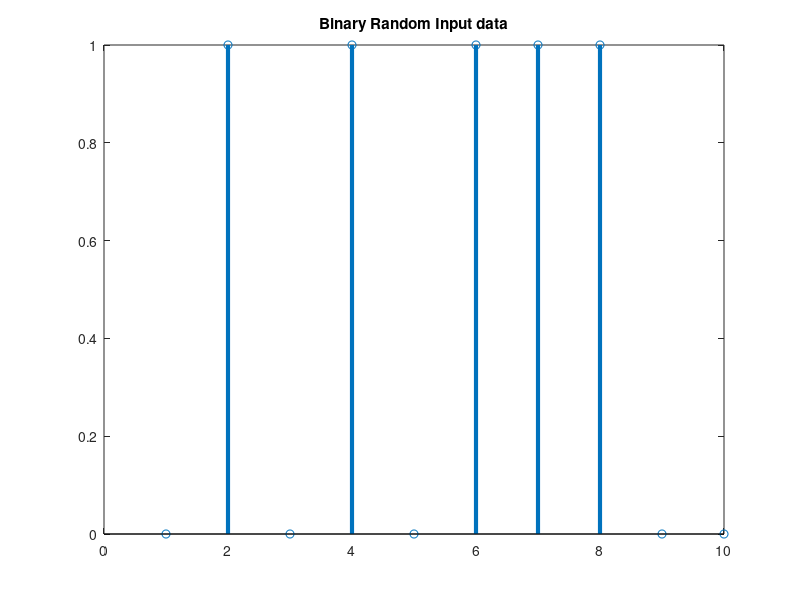
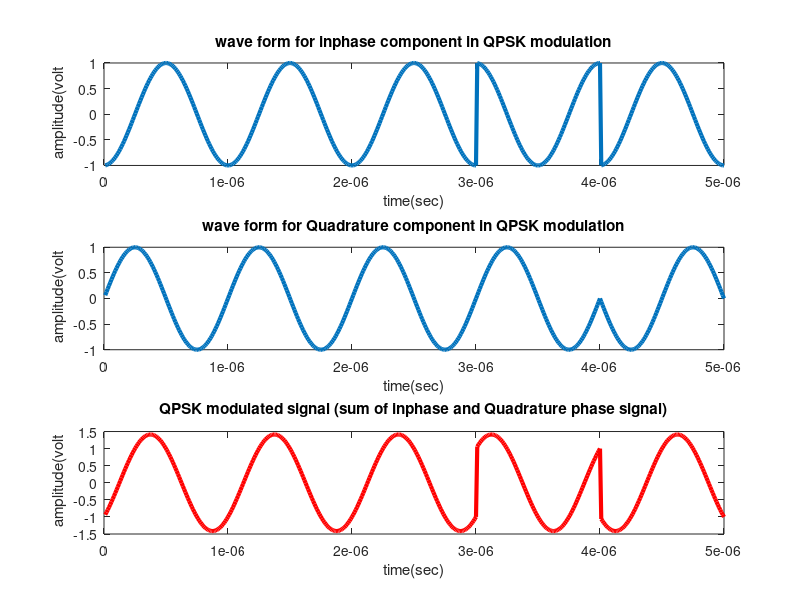

These charts were generated, in order, by the following MATLAB code:
d=randi([0 1],10,1); % information

figure(1)
stem(d, 'linewidth',3);
title(' Binary Random Input data ');

d_NZR=2*d-1;       % Data Represented at NZR form
q_i_data=reshape(d_NZR,2,length(d)/2);  % Breaking into odd-even

br=10.^6;      %Let us transmission bit rate  1000000
f=br;          % minimum carrier frequency
T=1/br;        % bit duration
t=T/99:T/99:T; % Time vector for one bit information

y=[];
y_in=[];
y_qd=[];
for(i=1:length(d)/2)
    y1=q_i_data(1,i)*cos(2*pi*f*t);  % inphase component
    y2=q_i_data(2,i)*sin(2*pi*f*t);  % Quadrature component
    y_in=[y_in y1];                  % inphase signal vector
    y_qd=[y_qd y2];                  %quadrature signal vector
    y=[y y1+y2];                     % modulated signal vector
end

Tx=y;           % transmitting signal after modulation
tot=T/99:T/99:(T*length(d))/2;
figure(2)
subplot(3,1,1);
plot(tot,y_in,'linewidth',3);
title(' wave form for inphase component in QPSK modulation ');
xlabel('time(sec)');
ylabel(' amplitude(volt');
subplot(3,1,2);
plot(tot,y_qd,'linewidth',3);
title(' wave form for Quadrature component in QPSK modulation ');
xlabel('time(sec)');
ylabel(' amplitude(volt');
subplot(3,1,3);
plot(tot,Tx,'r','linewidth',3);
title('QPSK modulated signal (sum of inphase and Quadrature phase signal)');
xlabel('time(sec)');
ylabel(' amplitude(volt');
